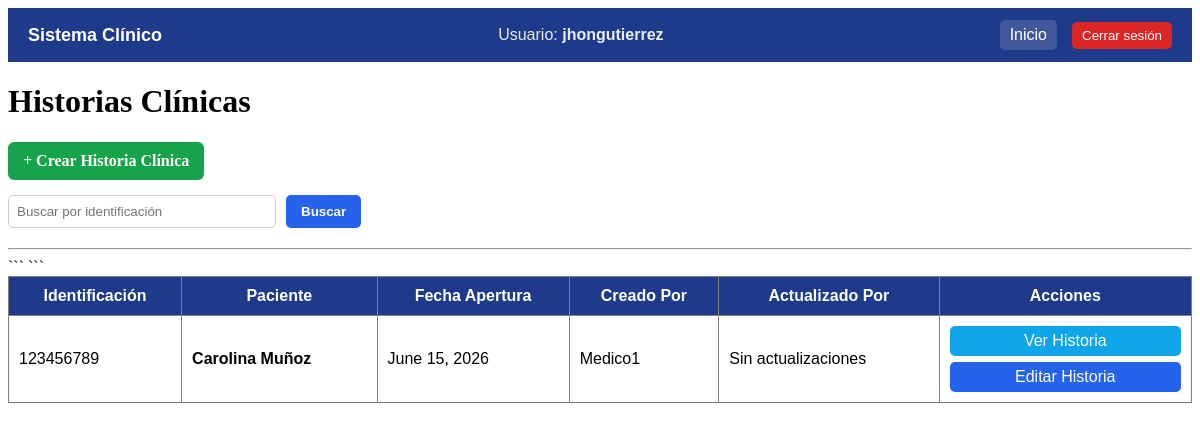
The app's page /historias/ (signed in) with its own data.
### pacientes/models.py (models this page shows, shortened)
class HistoriaClinica(models.Model):
    paciente = models.OneToOneField(Paciente,on_delete=models.CASCADE)
    fecha_apertura = models.DateField()
    motivo_consulta = models.TextField()
    enfermedad_actual = models.TextField()
    antecedentes = models.TextField()
    diagnostico_inicial = models.TextField()
    creado_por = models.ForeignKey(
        User,
        on_delete=models.SET_NULL,
        null=True,
        blank=True,
        related_name="historias_creadas"
    )
    actualizado_por = models.ForeignKey(
        User,
        on_delete=models.SET_NULL,
        null=True,
        blank=True,
        related_name="historias_actualizadas"
    )

class Paciente(models.Model):
    nombre = models.CharField(max_length=100)
    creado_por = models.ForeignKey(
        User,
        on_delete=models.SET_NULL,
        null=True,
        blank=True,
        related_name="pacientes_creados"
    )
    actualizado_por = models.ForeignKey(
        User,
        on_delete=models.SET_NULL,
        null=True,
        blank=True,
        related_name="pacientes_actualizados"
    )
    tipo_documento = models.CharField(max_length=5)
    identificacion = models.CharField(max_length=30,unique=True)
    nombre = models.CharField(max_length=100)
    apellido = models.CharField(max_length=100)
    fecha_nacimiento = models.DateField()
    sexo = models.CharField(max_length=20)

### pacientes/views.py (the view)
# urls.py: path('historias/', views.lista_historias, name='lista_historias'),
@login_required
def lista_historias(request):
    historias = HistoriaClinica.objects.all()
    identificacion = request.GET.get('identificacion')
    if identificacion:
     historias = historias.filter(paciente__identificacion__icontains=identificacion)
    return render(
        request,
        'pacientes/lista_historias.html',
        {'historias': historias}
    )

### pacientes/templates/pacientes/lista_historias.html (shortened to what this page needs)
<!DOCTYPE html>
<html>
<head>
</head>
<body>
{% include 'pacientes/navbar.html' %}
<h1>Historias Clínicas</h1>
<a href="/historias/crear/" style="
    display:inline-block;
    background:#16a34a;
    color:white;
    padding:10px 15px;
    border-radius:6px;
    text-decoration:none;
    font-weight:bold;
    margin-bottom:15px;
">
    + Crear Historia Clínica
</a>
    <form method="GET" class="buscador">
        <input
            type="text"
            name="identificacion"
            placeholder="Buscar por identificación"
            value="{{request.GET.identificacion}}"
        >
        <button type="submit" class="boton">
            Buscar
        </button>
    </form>
<hr>
<table border="1" cellpadding="10" width="100%" style="
    border-collapse: collapse;
    font-family: Arial;
">
    <tbody>
        <thead style="background:#1e3a8a; color:white;">
    <tr>
        <th>Identificación</th>
        <th>Paciente</th>
        <th>Fecha Apertura</th>
        <th>Creado Por</th>
        <th>Actualizado Por</th>
        <th>Acciones</th>
    </tr>
</thead>
<tbody>
{% for historia in historias %}
<tr style="background:white;">
    <td>{{historia.paciente.identificacion}}</td>
    <td>
        <strong>
            {{ historia.paciente.nombre }}
            {{ historia.paciente.apellido }}
        </strong>
    </td>
    <td>
        {{ historia.fecha_apertura }}
    </td>
    <td>
        {% if historia.creado_por %}
            {{ historia.creado_por.username }}
        {% else %}
            -
        {% endif %}
    </td>
    <td>
        {% if historia.actualizado_por %}
            {{ historia.actualizado_por.username }}
        {% else %}
            Sin actualizaciones
        {% endif %}
    </td>
    <td>
        <div style="display:flex; flex-direction:column; gap:6px; min-width:160px;">
            <a href="/historias/ver/{{ historia.id }}/"
               style="
                background:#0ea5e9;
                color:white;
                padding:6px 10px;
                border-radius:5px;
                text-align:center;
                text-decoration:none;
               ">
                Ver Historia
            </a>
            <a href="/historias/editar/{{ historia.id }}/"
               style="
                background:#2563eb;
                color:white;
                padding:6px 10px;
                border-radius:5px;
                text-align:center;
                text-decoration:none;
               ">
                Editar Historia
            </a>
        </div>
    </td>
     </tr>
     {% empty %}
     <tr>
     <td colspan="5">
        No hay historias clínicas registradas.
    </td>
     tr>
     {% endfor %}
</tbody>
    </tbody>
</table>
</body>
</html>

### pacientes/templates/pacientes/navbar.html (shortened to what this page needs)
<div style="
    background:#1e3a8a;
    color:white;
    padding:12px 20px;
    display:flex;
    justify-content:space-between;
    align-items:center;
    font-family:Arial;
">
    <div style="font-size:18px; font-weight:bold;">
        Sistema Clínico
    </div>
    <div style="opacity:0.9;">
        Usuario: <strong>{{ request.user.username }}</strong>
    </div>
    <div style="display:flex; gap:15px; align-items:center;">
        <a href="/" style="
            color:white;
            text-decoration:none;
            padding:6px 10px;
            border-radius:5px;
            background:rgba(255,255,255,0.15);
        ">
            Inicio
        </a>
        <form action="{% url 'logout' %}" method="post" style="margin:0;">
            <button type="submit" style="
                background:#dc2626;
                color:white;
                border:none;
                padding:6px 10px;
                border-radius:5px;
                cursor:pointer;
            ">
                Cerrar sesión
            </button>
        </form>
    </div>
</div>

### pacientes/templates/pacientes/lista_historias.html (style rules this page uses)
.buscador { display: flex; gap: 10px; margin-bottom: 20px; }
.buscador input { padding: 8px; width: 250px; border: 1px solid #ccc; border-radius: 5px; }
.boton { background: #2563eb; color: white; border: none; padding: 8px 15px; border-radius: 5px; cursor: pointer; font-weight: bold; }

### records on screen
HistoriaClinica: paciente.identificacion "123456789", paciente.nombre "Carolina", paciente.apellido "Muñoz", fecha_apertura "June 15, 2026", creado_por.username "Medico1", shows "Sin actualizaciones"

### other values on screen
{{ request.user.username }} "jhongutierrez"
